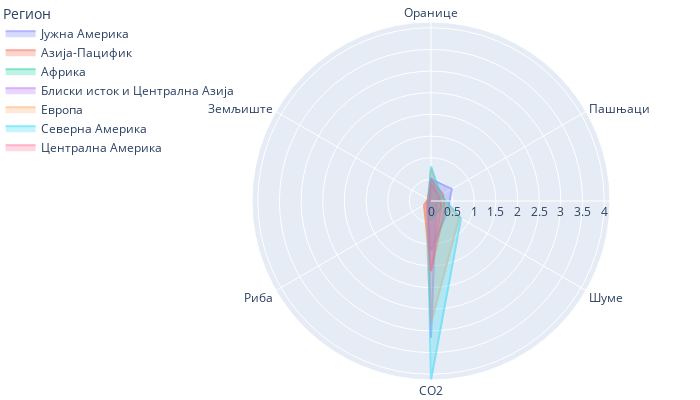

Write notebook code for a chart like this one.
### Markdown cell above
У наредном примеруупотребићемо библиотеку __[Plotly Express](https://plotly.com/python-api-reference/plotly.express.html#px)__ да бисмо приказали профиле региона с обзиром на висину различитих компоненти еколошког отиска коришћењем тзв. *радар* или *паук дијаграма*. Сам назив графикона говори нам како изгледа. У питању је круг издељен на онолико сегмената колико има варијабли. Свака варијабла је представљена линијом која полази из центра круга, а вредности варијабле су изражене удаљеношћу тачки од центра. Спајањем тачака добија се својеврстан профил ентитета (нпр. региона) на више варијабли.

### Code cell
import plotly.express as px

stnd = False

# Правимо копију података тако што издвајамо колоне 6 до 14 из почетног скупа и бришемо две сувишне
otisakRadar = otisak.iloc[:,6:15].drop(columns=['Population (mil)', 'Income Group']).copy()
otisakRadar.replace({'EU-28': 'Европа', 
                     'Other Europe': 'Европа',
                     'Africa': 'Африка',
                     'Asia-Pacific': 'Азија-Пацифик',
                     'North America': 'Северна Америка',
                     'South America': 'Јужна Америка',
                     'Middle East/Central Asia': 'Блиски исток и Централна Азија',
                     'Central America/Caribbean': 'Централна Америка'
                    }, inplace=True)

# Мењамо називе варијабли и рачунамо њихов просек за државе по регионима
otisakRadar.set_axis(['Region', 'Оранице', 'Пашњаци', 'Шуме', 'CO2', 'Риба', 'Земљиште'], axis=1, inplace=True)
otisakRadar = otisakRadar.groupby('Region').mean()

# На овом месту стандардизујемо вредости да бисмо их лакше упоредили
if stnd:
    for kol in range(0, 6): 
        otisakRadar[otisakRadar.columns[kol]] = otisakRadar[otisakRadar.columns[kol]] /  otisakRadar[otisakRadar.columns[kol]].max()

# Овде колоне табеле претварамо у редове тако да сваки регион добије онолико редова колико има варијабли
# Више информација о функцији stack() можете да пронађете на адреси https://pandas.pydata.org/docs/user_guide/reshaping.html
otisakRadar = otisakRadar.stack().reset_index()

# Мењамо називе колона 
otisakRadar = otisakRadar.rename(columns={otisakRadar.columns[1]: 'Tip', otisakRadar.columns[2]: 'Vrednost'})
graf = px.line_polar(otisakRadar, r="Vrednost", theta="Tip", color="Region", line_close=True, width=700, height=400)
graf.update_layout(margin=dict(l=0, r=0, t=0, b=20), legend=dict(title='Регион', y=1.06, x=-0.3, bgcolor='rgba(0,0,0,0)'))
graf.update_traces(fill='toself', opacity=0.5)
graf.show()

del otisakRadar

### Figure 1 — Plotly figure (JSON) as saved in the notebook; plotly's stock layout.template omitted (floating-point values rounded to 4 significant figures)
{"data": [{"fill": "toself", "hovertemplate": "Region=Јужна Америка<br>Vrednost=%{r}<br>Tip=%{theta}<extra></extra>", "legendgroup": "Јужна Америка", "line": {"color": "#636efa", "dash": "solid"}, "marker": {"symbol": "circle"}, "mode": "lines", "name": "Јужна Америка", "opacity": 0.5, "r": [0.5091, 0.5545, 0.4455, 1.145, 0.09091, 0.08182, 0.5091], "showlegend": true, "subplot": "polar", "theta": ["Оранице", "Пашњаци", "Шуме", "CO2", "Риба", "Земљиште", "Оранице"], "type": "scatterpolar"}, {"fill": "toself", "hovertemplate": "Region=Азија-Пацифик<br>Vrednost=%{r}<br>Tip=%{theta}<extra></extra>", "legendgroup": "Азија-Пацифик", "line": {"color": "#EF553B", "dash": "solid"}, "marker": {"symbol": "circle"}, "mode": "lines", "name": "Азија-Пацифик", "opacity": 0.5, "r": [0.4917, 0.3167, 0.3667, 1.604, 0.1875, 0.07917, 0.4917], "showlegend": true, "subplot": "polar", "theta": ["Оранице", "Пашњаци", "Шуме", "CO2", "Риба", "Земљиште", "Оранице"], "type": "scatterpolar"}, {"fill": "toself", "hovertemplate": "Region=Африка<br>Vrednost=%{r}<br>Tip=%{theta}<extra></extra>", "legendgroup": "Африка", "line": {"color": "#00cc96", "dash": "solid"}, "marker": {"symbol": "circle"}, "mode": "lines", "name": "Африка", "opacity": 0.5, "r": [0.383, 0.2255, 0.2851, 0.4362, 0.05745, 0.03404, 0.383], "showlegend": true, "subplot": "polar", "theta": ["Оранице", "Пашњаци", "Шуме", "CO2", "Риба", "Земљиште", "Оранице"], "type": "scatterpolar"}, {"fill": "toself", "hovertemplate": "Region=Блиски исток и Централна Азија<br>Vrednost=%{r}<br>Tip=%{theta}<extra></extra>", "legendgroup": "Блиски исток и Централна Азија", "line": {"color": "#ab63fa", "dash": "solid"}, "marker": {"symbol": "circle"}, "mode": "lines", "name": "Блиски исток и Централна Азија", "opacity": 0.5, "r": [0.5435, 0.2348, 0.1391, 3.157, 0.07391, 0.05217, 0.5435], "showlegend": true, "subplot": "polar", "theta": ["Оранице", "Пашњаци", "Шуме", "CO2", "Риба", "Земљиште", "Оранице"], "type": "scatterpolar"}, {"fill": "toself", "hovertemplate": "Region=Европа<br>Vrednost=%{r}<br>Tip=%{theta}<extra></extra>", "legendgroup": "Европа", "line": {"color": "#FFA15A", "dash": "solid"}, "marker": {"symbol": "circle"}, "mode": "lines", "name": "Европа", "opacity": 0.5, "r": [0.7486, 0.2351, 0.7514, 2.824, 0.1514, 0.08649, 0.7486], "showlegend": true, "subplot": "polar", "theta": ["Оранице", "Пашњаци", "Шуме", "CO2", "Риба", "Земљиште", "Оранице"], "type": "scatterpolar"}, {"fill": "toself", "hovertemplate": "Region=Северна Америка<br>Vrednost=%{r}<br>Tip=%{theta}<extra></extra>", "legendgroup": "Северна Америка", "line": {"color": "#19d3f3", "dash": "solid"}, "marker": {"symbol": "circle"}, "mode": "lines", "name": "Северна Америка", "opacity": 0.5, "r": [0.8, 0.2667, 0.8, 4.133, 0.1, 0.06667, 0.8], "showlegend": true, "subplot": "polar", "theta": ["Оранице", "Пашњаци", "Шуме", "CO2", "Риба", "Земљиште", "Оранице"], "type": "scatterpolar"}, {"fill": "toself", "hovertemplate": "Region=Централна Америка<br>Vrednost=%{r}<br>Tip=%{theta}<extra></extra>", "legendgroup": "Централна Америка", "line": {"color": "#FF6692", "dash": "solid"}, "marker": {"symbol": "circle"}, "mode": "lines", "name": "Централна Америка", "opacity": 0.5, "r": [0.4077, 0.2, 0.2692, 1.623, 0.1154, 0.03077, 0.4077], "showlegend": true, "subplot": "polar", "theta": ["Оранице", "Пашњаци", "Шуме", "CO2", "Риба", "Земљиште", "Оранице"], "type": "scatterpolar"}], "layout": {"height": 400, "legend": {"bgcolor": "rgba(0,0,0,0)", "title": {"text": "Регион"}, "tracegroupgap": 0, "x": -0.3, "y": 1.06}, "margin": {"b": 20, "l": 0, "r": 0, "t": 0}, "polar": {"angularaxis": {"direction": "clockwise", "rotation": 90}, "domain": {"x": [0, 1], "y": [0, 1]}}, "width": 700}}
